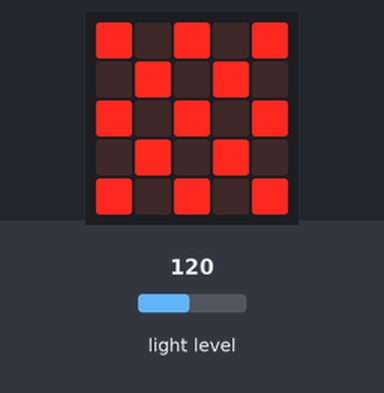
Recording of a program running on a simulated BBC micro:bit (MakeCode). Parts: the board's 5×5 LED display. Inputs (shaded band) come from the test bench; at power-on: light level 120.

Above: at 1.2 s.
1.3 s: light level set to 103
2.8 s: light level set to 96
At 3.4 s:
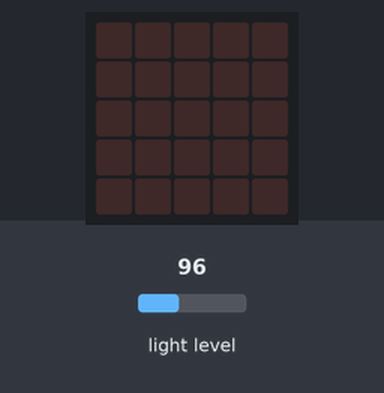
4.4 s: light level set to 128
At 4.9 s:
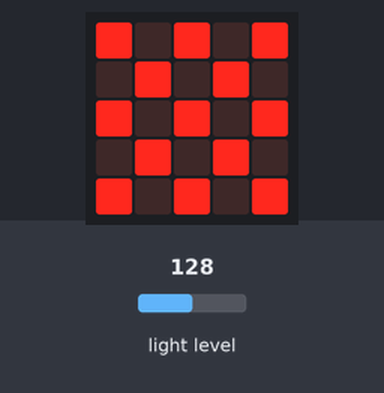
5.9 s: light level set to 5
At 6.7 s:
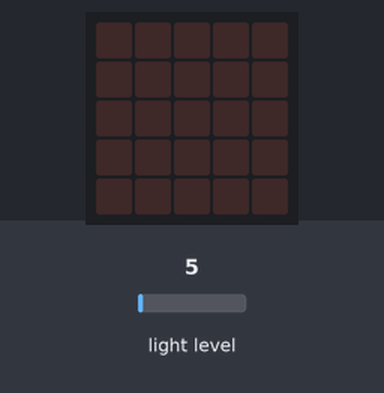
Timing chart, 0 to 8.5 s (numbered marks = the images above; inputs shaded):
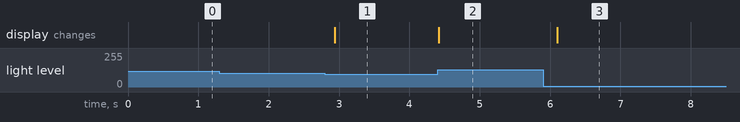

The program:

main.ts
```typescript
basic.forever(function () {
    if (input.lightLevel() > 100) {
        basic.showLeds(`
            # . # . #
            . # . # .
            # . # . #
            . # . # .
            # . # . #
            `)
    } else {
        basic.clearScreen()
    }
})
```

test.ts
```typescript
// testes vão aqui; isto não será compilado quando este pacote for usado como uma extensão.
```

Measured:
- the behaviour switches between 101 and 100 on light level (found by bisection; images 0 and 1)
- after the input at 1.3 s, every drawn part: stays the same
- after the input at 2.8 s, the display: changes after 0.14 s (image 1)
- after the input at 4.4 s, the display: changes at once (image 2)
- after the input at 5.9 s, the display: changes after 0.20 s (image 3)
